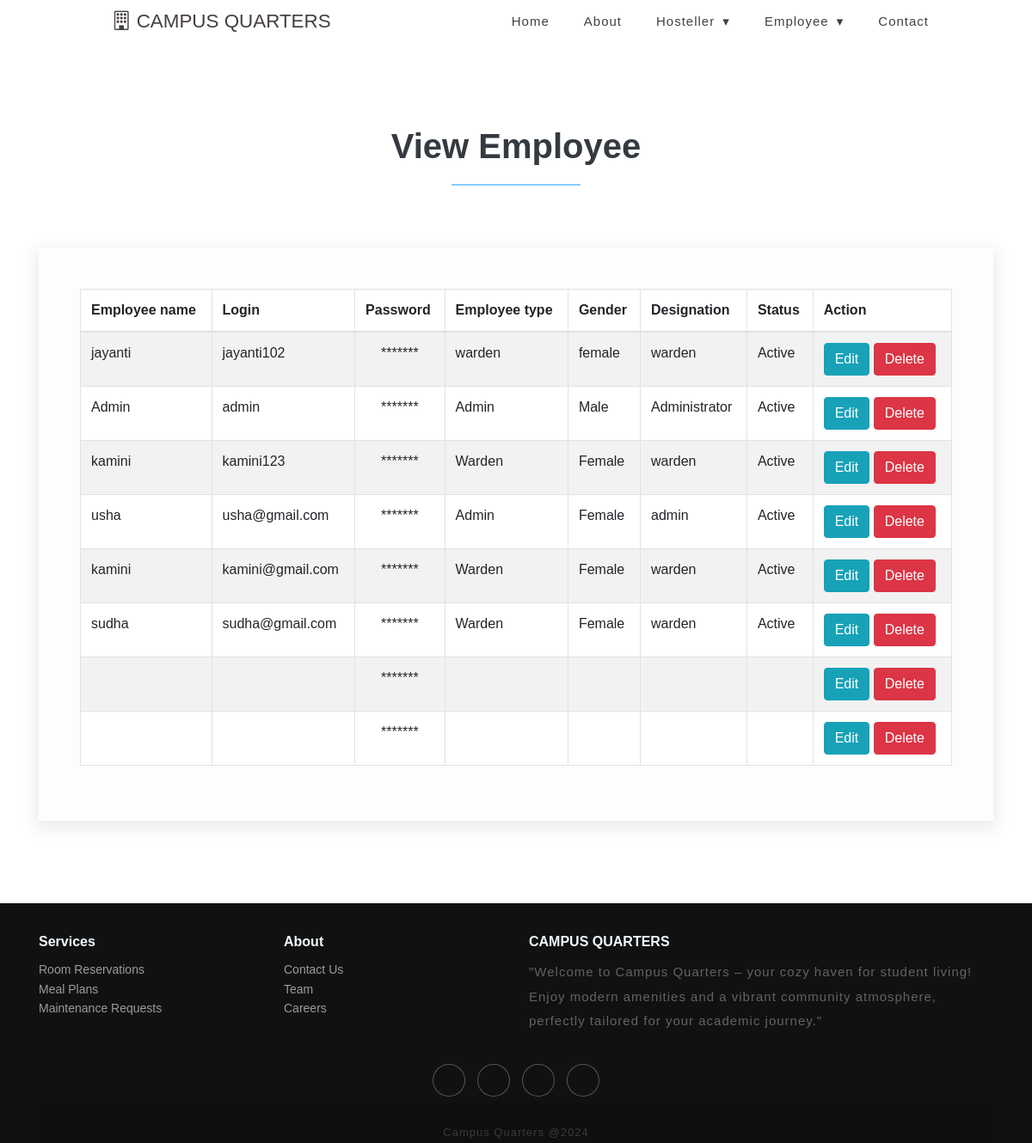
/viewemployee.php, run on the app's committed database.
### tables this page shows
CREATE TABLE `employee` (
  `emp_id` int(10) NOT NULL,
  `emp_name` varchar(50) NOT NULL,
  `login_id` varchar(20) NOT NULL,
  `password` varchar(20) NOT NULL,
  `emp_type` varchar(20) NOT NULL COMMENT 'Admin, Accountant, Warden',
  `gender` varchar(10) NOT NULL,
  `designation` varchar(50) NOT NULL,
  `status` varchar(10) NOT NULL
);

### viewemployee.php (the view, shortened to what this page needs)
<?php
include("header.php");
?>
	<section class="contact-wthree py-5" id="contact">
		<div class="container py-xl-5 py-lg-3">
			<div class="title text-center mb-sm-5 mb-4">
				<h3 class="title-w3 text-bl text-center font-weight-bold">View Employee</h3>
				<div class="arrw">
				</div>
			</div>
			<div class="row pt-xl-4">
				<div class="col-lg-12">
					<div class="contact-form-wthreelayouts">
<table id="datatable"  class="table table-striped table-bordered">
	<thead>
		<tr>
			<th>Employee name</th>
			<th>Login</th>
			<th>Password</th>
			<th>Employee type</th>
			<th>Gender</th>
			<th>Designation</th>
			<th>Status</th>
			<th>Action</th>
		</tr>
	</thead>
	<tbody>
	<?php
	$sql ="SELECT * FROM employee";
	$qsql = mysqli_query($con,$sql);
	while($rs = mysqli_fetch_array($qsql))
	{
		echo "<tr>
			<td>$rs[emp_name]</td>
			<td>$rs[login_id]</td>
			<td style='text-align: center;'>*******</td>
			<td>$rs[emp_type]</td>
			<td>$rs[gender]</td>
			<td>$rs[designation]</td>
			<td>$rs[status]</td>
			<td><a href='employee.php?editid=$rs[0]' class='btn btn-info' >Edit</a>  <a href='#' onclick='return confirmtodel(`$rs[0]`)' class='btn btn-danger' >Delete</a></td>
		</tr>";
	}
	?>
	</tbody>
</table>
					</div>
				</div>
			</div>
		</div>
	</section>
	<?php
	include("footer.php");
	?>

### header.php (shortened to what this page needs)
<!DOCTYPE html>
<html lang="zxx">
<head>
	<link rel="stylesheet" href="css/bootstrap.css">
	<link rel="stylesheet" href="css/style.css" type="text/css" media="all" />
	<link href="css/font-awesome.min.css" rel="stylesheet">
	<link href="css/jquery.dataTables.min.css" rel="stylesheet">
</head>
<body>
<?php include("Header1.php"); ?>

### Header1.php (shortened to what this page needs)
<!DOCTYPE html>
<html lang="en">
<head>
<link href="https://cdn.jsdelivr.net/npm/bootstrap@5.3.0-alpha1/dist/css/bootstrap.min.css" rel="stylesheet">
  <link href="https://cdn.jsdelivr.net/npm/bootstrap-icons/font/bootstrap-icons.css" rel="stylesheet">
</head>
<body>
<section class="navigation">
  <div class="nav-container">
  <div class="brand" style="display: inline-block; margin-left: 10px;">
  <a href="index.php" >
    <i class="bi bi-building"></i> CAMPUS QUARTERS
  </a>
</div>
    <nav>
      <ul class="nav-list">
        <li><a href="index.php">Home</a></li>
        <li><a href="about.php">About</a></li>
        <li><a href="#!">Hosteller</a>
        </li>
        <li><a href="#!">Employee</a>
    </li>
        <li><a href="contact.php">Contact</a></li>
      </ul>
    </nav>
  </div>
</section>
</body>
</html>

### footer.php (shortened to what this page needs)
<!DOCTYPE html>
<html>
<head>
    <link rel="stylesheet" href="https://cdnjs.cloudflare.com/ajax/libs/twitter-bootstrap/4.1.3/css/bootstrap.min.css">
    <link rel="stylesheet" href="https://cdnjs.cloudflare.com/ajax/libs/ionicons/2.0.1/css/ionicons.min.css">
    <link rel="stylesheet" href="assets/css/style.css">
</head>
<body>
    <div class="footer-dark">
        <footer>
            <div class="container">
                <div class="row">
                <div class="col-sm-6 col-md-3 item">
    <h3> Services</h3>
    <ul>
        <li><a href="#">Room Reservations</a></li>
        <li><a href="#">Meal Plans</a></li>
        <li><a href="#">Maintenance Requests</a></li>
    </ul>
</div>
                    <div class="col-sm-6 col-md-3 item">
                        <h3>About</h3>
                        <ul>
                            <li><a href="#">Contact Us</a></li>
                            <li><a href="#">Team</a></li>
                            <li><a href="#">Careers</a></li>
                        </ul>
                    </div>
                    <div class="col-md-6 item text">
                        <h3>CAMPUS QUARTERS</h3>
                        <p>"Welcome to Campus Quarters – your cozy haven for student living! Enjoy modern amenities and a vibrant community atmosphere, perfectly tailored for your academic journey."</p>
                    </div>
                    <div class="col item social"><a href="#"></a><a href="#"></a><a href="#"></a><a href="#"></a></div>
                </div>
                <p class="copyright">Campus Quarters @2024</p>
            </div>
        </footer>
    </div>
</body>
</html>

### css/style.css (style rules this page uses)
body { padding: 0; margin: 0; background: #FFF; font-family: Arial, sans-serif; }
body a, body button { transition: 0.5s all; -webkit-transition: 0.5s all; -moz-transition: 0.5s all; -o-transition: 0.5s all; -ms-transition: 0.5s all; text-decoration: none; }
html { scroll-behavior: smooth; }
h1, h2, h3, h4, h5, h6 { margin: 0; padding: 0; font-family: Arial, sans-serif; }
p { margin: 0; padding: 0; font-size: 15px; letter-spacing: 1px; line-height: 1.9; color: #999; font-family: 'Arial', sans-serif; }
ul, ol { margin: 0; padding: 0; }
.text-bl { color: #343a40; }
nav { margin: 0; padding: 0; }
nav:after { content: ""; display: table; clear: both; }
nav ul { float: right; padding: 0; margin: 0; list-style: none; position: relative; }
nav ul li { margin: 0px; display: inline-block; float: left; }
nav a { text-transform: capitalize; display: inline-block; color: #000; font-size: 15px; letter-spacing: 1px; font-weight: 400; background: #fff; padding: 7px 20px; border-radius: 100px; transition: 0.5s all; -webkit-transition: 0.5s all; -moz-transition: 0.5s all; -o-transition: 0.5s all; -ms-transition: 0.5s all; }
li>a:only-child:after { content: ''; }
h3.title-w3 { font-size: 42px; }
.arrw { width: 150px; height: 2px; background: lightskyblue; text-align: center; margin: 20px auto; position: relative; }
footer { background: #111111; }
.copyright { background: #0b0b0b; position: relative; }
.contact-wthree { background: url(../images/bg5.png) repeat top; background-size: contain; -webkit-background-size: contain; -o-background-size: contain; -moz-background-size: contain; -ms-background-size: contain; }
.contact-form-wthreelayouts { padding: 3em; background: #fffcfc; box-shadow: 0px 6px 18px 5px rgba(0, 0, 0, 0.07); }
@media (max-width: 1280px) { h3.title-w3 { font-size: 40px; } }

### Header1.php (style rules this page uses)
nav { float: right; }
nav ul { list-style: none; margin: 0; padding: 0; }
nav ul li { float: left; position: relative; }
nav ul li a { display: block; padding: 0 20px; line-height: 50px; background: #ffffff; color: #463f3f; text-decoration: none; }
nav ul li a:not(:only-child):after { padding-left: 4px; content: ' ▾'; }
@media screen and (min-width: 800px) { .nav-list { display: block !important; } }
.navigation { height: 50px; background: #ffffff; }
.nav-container { max-width: 1000px; margin: 0 auto; }
.brand { position: absolute; padding-left: 20px; float: left; line-height: 50px; text-transform: uppercase; font-size: 1.4em; }
.brand a, .brand a:visited { color: #463f3f; text-decoration: none; }

### footer.php (style rules this page uses)
.footer-dark { padding: 0; color:#f0f9ff; background-color:#282d32; }
.footer-dark h3 { margin-top:35px; margin-bottom:12px; font-weight:bold; font-size:16px; }
.footer-dark ul { padding:0; list-style:none; line-height:1.6; font-size:14px; margin-bottom:0; }
.footer-dark ul a { color:inherit; text-decoration:none; opacity:0.6; }
.footer-dark .item.text { margin-bottom:36px; }
.footer-dark .item.text p { opacity:0.6; margin-bottom:0; }
.footer-dark .item.social { text-align:center; }
.footer-dark .item.social > a { font-size:20px; width:36px; height:36px; line-height:36px; display:inline-block; text-align:center; border-radius:50%; box-shadow:0 0 0 1px rgba(255,255,255,0.4); margin:0 8px; color:#fff; opacity:0.75; }
.footer-dark .copyright { text-align:center; padding-top:24px; opacity:0.3; font-size:13px; margin-bottom:0; }

### data on the page
employee: emp_name "jayanti", login "jayanti102", emp_type "warden", gender "female", designation "warden", status "Active"
employee: emp_name "Admin", login "admin", emp_type "Admin", gender "Male", designation "Administrator", status "Active"
employee: emp_name "kamini", login "kamini123", emp_type "Warden", gender "Female", designation "warden", status "Active"
employee: emp_name "usha", login "usha@gmail.com", emp_type "Admin", gender "Female", designation "admin", status "Active"
employee: emp_name "kamini", login "kamini@gmail.com", emp_type "Warden", gender "Female", designation "warden", status "Active"
employee: emp_name "sudha", login "sudha@gmail.com", emp_type "Warden", gender "Female", designation "warden", status "Active"
